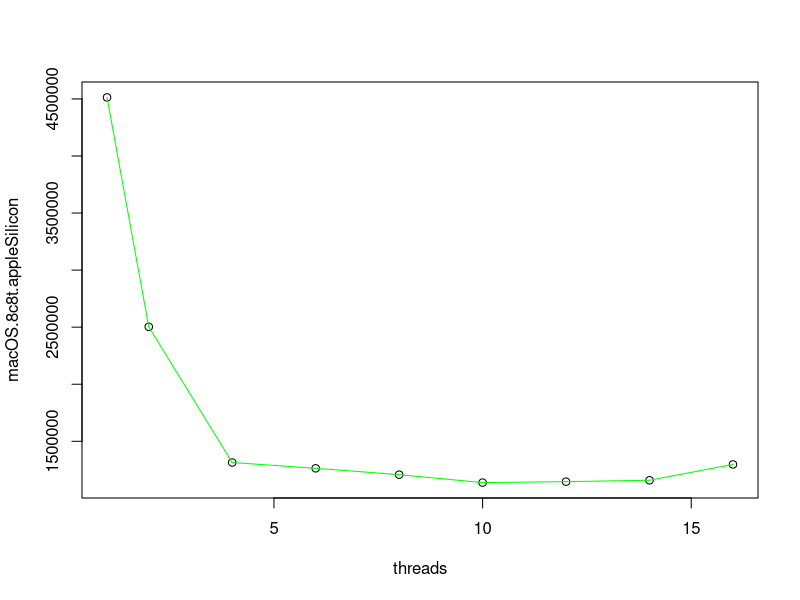
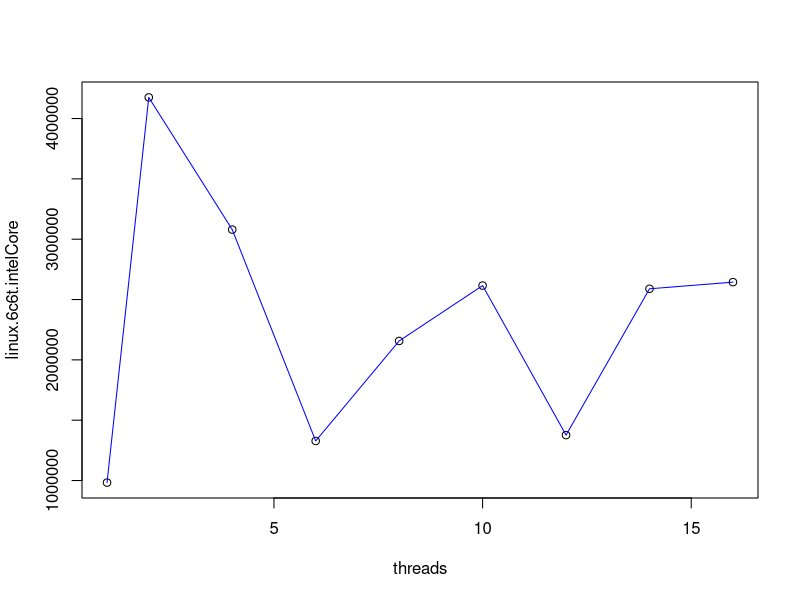
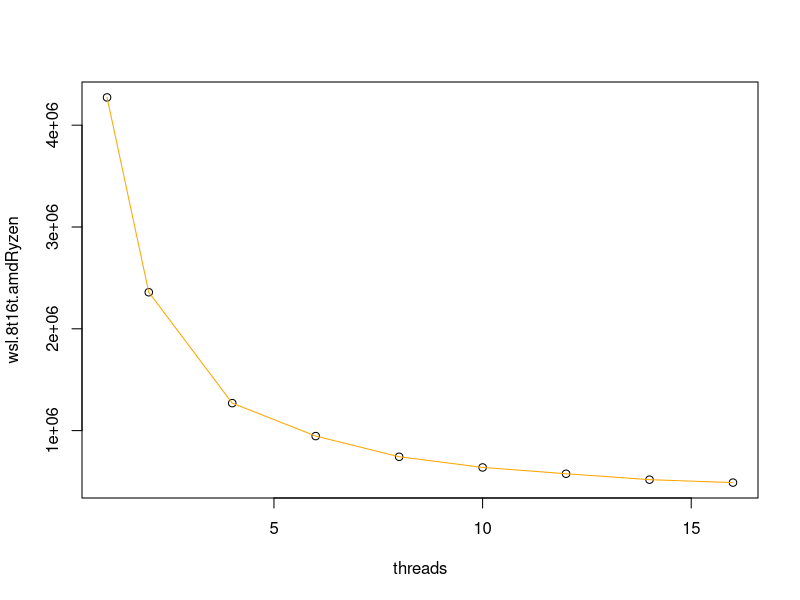

These figures' R source, in order:
macOS.8c8t.appleSilicon <- c(4513305, 2503207, 1314020, 1263112, 1207410, 1138060, 1146194, 1158409, 1297107)
linux.6c6t.intelCore <- c(983004, 4175220,3079806, 1328057, 2156867, 2615748, 1376672, 2589154, 2644351)
wsl.8t16t.amdRyzen <- c(4272792,2359084, 1269868, 946311, 743075, 638274, 576330, 518119, 489460)

threads <- c(1, 2, 4, 6, 8, 10, 12, 14, 16)

fitApple <- lm(macOS.8c8t.appleSilicon ~ poly(threads, 8, raw = TRUE))
plot(macOS.8c8t.appleSilicon ~ threads)
lines(threads, predict(fitApple, data.frame(x = threads)), col = 'green')

fitIntel <- lm(linux.6c6t.intelCore ~ poly(threads, 8, raw = TRUE))
plot(linux.6c6t.intelCore ~ threads,)
lines(threads, predict(fitIntel, data.frame(x = threads)), col = 'blue')

fitAmd <- lm(wsl.8t16t.amdRyzen ~ poly(threads, 8, raw = TRUE))
plot(wsl.8t16t.amdRyzen ~ threads)
lines(threads, predict(fitAmd, data.frame(x = threads)), col = 'orange')
